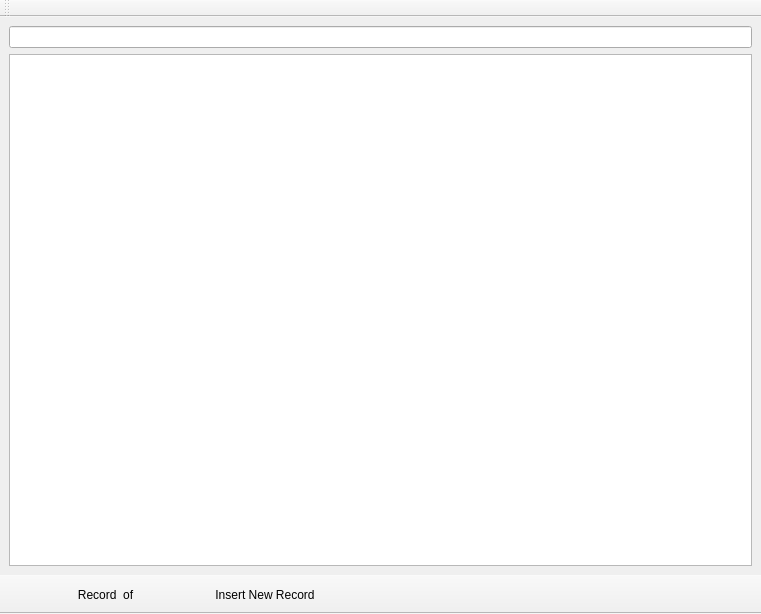
<?xml version="1.0" encoding="UTF-8"?>
<ui version="4.0">
 <class>MainWindow</class>
 <widget class="QMainWindow" name="MainWindow">
  <property name="geometry">
   <rect>
    <x>0</x>
    <y>0</y>
    <width>761</width>
    <height>614</height>
   </rect>
  </property>
  <property name="windowTitle">
   <string>Entity</string>
  </property>
  <widget class="QWidget" name="centralwidget">
   <layout class="QVBoxLayout" name="verticalLayout">
    <item>
     <widget class="QLineEdit" name="txtSearch">
      <property name="clearButtonEnabled">
       <bool>true</bool>
      </property>
     </widget>
    </item>
    <item>
     <widget class="QTableView" name="tableView">
      <property name="editTriggers">
       <set>QAbstractItemView::AnyKeyPressed|QAbstractItemView::DoubleClicked|QAbstractItemView::EditKeyPressed|QAbstractItemView::SelectedClicked</set>
      </property>
      <property name="alternatingRowColors">
       <bool>true</bool>
      </property>
      <property name="selectionBehavior">
       <enum>QAbstractItemView::SelectRows</enum>
      </property>
      <property name="sortingEnabled">
       <bool>true</bool>
      </property>
     </widget>
    </item>
   </layout>
  </widget>
  <widget class="QToolBar" name="toolbNav">
   <property name="windowTitle">
    <string>toolBar_2</string>
   </property>
   <property name="movable">
    <bool>false</bool>
   </property>
   <property name="toolButtonStyle">
    <enum>Qt::ToolButtonTextBesideIcon</enum>
   </property>
   <attribute name="toolBarArea">
    <enum>BottomToolBarArea</enum>
   </attribute>
   <attribute name="toolBarBreak">
    <bool>false</bool>
   </attribute>
   <addaction name="actionFirst"/>
   <addaction name="actionPrev"/>
   <addaction name="actionRecordNr"/>
   <addaction name="actionNext"/>
   <addaction name="actionLast"/>
   <addaction name="actionNewRecord"/>
  </widget>
  <widget class="QToolBar" name="toolbCrud">
   <property name="windowTitle">
    <string>toolBar</string>
   </property>
   <property name="movable">
    <bool>true</bool>
   </property>
   <property name="toolButtonStyle">
    <enum>Qt::ToolButtonTextBesideIcon</enum>
   </property>
   <attribute name="toolBarArea">
    <enum>TopToolBarArea</enum>
   </attribute>
   <attribute name="toolBarBreak">
    <bool>false</bool>
   </attribute>
  </widget>
  <action name="actionNewRecord">
   <property name="icon">
    <iconset resource="../resources/icons.qrc">
     <normaloff>:/CRUD_S/icons/addNewRecord.png</normaloff>:/CRUD_S/icons/addNewRecord.png</iconset>
   </property>
   <property name="text">
    <string>Insert New Record</string>
   </property>
   <property name="toolTip">
    <string>Insert a New Record</string>
   </property>
  </action>
  <action name="actionFirst">
   <property name="icon">
    <iconset resource="../resources/icons.qrc">
     <normaloff>:/navigation/icons/GoToFirstRecord.png</normaloff>:/navigation/icons/GoToFirstRecord.png</iconset>
   </property>
   <property name="text">
    <string/>
   </property>
   <property name="toolTip">
    <string>Go to First Record</string>
   </property>
  </action>
  <action name="actionPrev">
   <property name="icon">
    <iconset resource="../resources/icons.qrc">
     <normaloff>:/navigation/icons/GoToPrevRecord.png</normaloff>:/navigation/icons/GoToPrevRecord.png</iconset>
   </property>
   <property name="text">
    <string/>
   </property>
   <property name="toolTip">
    <string>Go to Previous Record</string>
   </property>
  </action>
  <action name="actionNext">
   <property name="icon">
    <iconset resource="../resources/icons.qrc">
     <normaloff>:/navigation/icons/GoToNextRecord.png</normaloff>:/navigation/icons/GoToNextRecord.png</iconset>
   </property>
   <property name="text">
    <string/>
   </property>
   <property name="toolTip">
    <string>Go to Next Record</string>
   </property>
  </action>
  <action name="actionLast">
   <property name="icon">
    <iconset resource="../resources/icons.qrc">
     <normaloff>:/navigation/icons/GoToLastRecord.png</normaloff>:/navigation/icons/GoToLastRecord.png</iconset>
   </property>
   <property name="text">
    <string/>
   </property>
   <property name="toolTip">
    <string>Go to Last Record</string>
   </property>
  </action>
  <action name="actionRecordNr">
   <property name="text">
    <string>Record ... of ...</string>
   </property>
  </action>
  <action name="actionDelete">
   <property name="icon">
    <iconset resource="../resources/icons.qrc">
     <normaloff>:/CRUD_S/icons/deleteRecord.png</normaloff>:/CRUD_S/icons/deleteRecord.png</iconset>
   </property>
   <property name="text">
    <string>Delete</string>
   </property>
   <property name="toolTip">
    <string>Delete Record/s</string>
   </property>
  </action>
  <action name="actionSave">
   <property name="icon">
    <iconset resource="../resources/icons.qrc">
     <normaloff>:/CRUD_S/icons/save.png</normaloff>:/CRUD_S/icons/save.png</iconset>
   </property>
   <property name="text">
    <string>Save</string>
   </property>
   <property name="toolTip">
    <string>Save all Records</string>
   </property>
  </action>
  <action name="actionFind">
   <property name="icon">
    <iconset resource="../resources/icons.qrc">
     <normaloff>:/CRUD_S/icons/search.png</normaloff>:/CRUD_S/icons/search.png</iconset>
   </property>
   <property name="text">
    <string>Find</string>
   </property>
   <property name="toolTip">
    <string>Find a record</string>
   </property>
  </action>
 </widget>
 <resources>
  <include location="../resources/icons.qrc"/>
 </resources>
 <connections/>
</ui>
